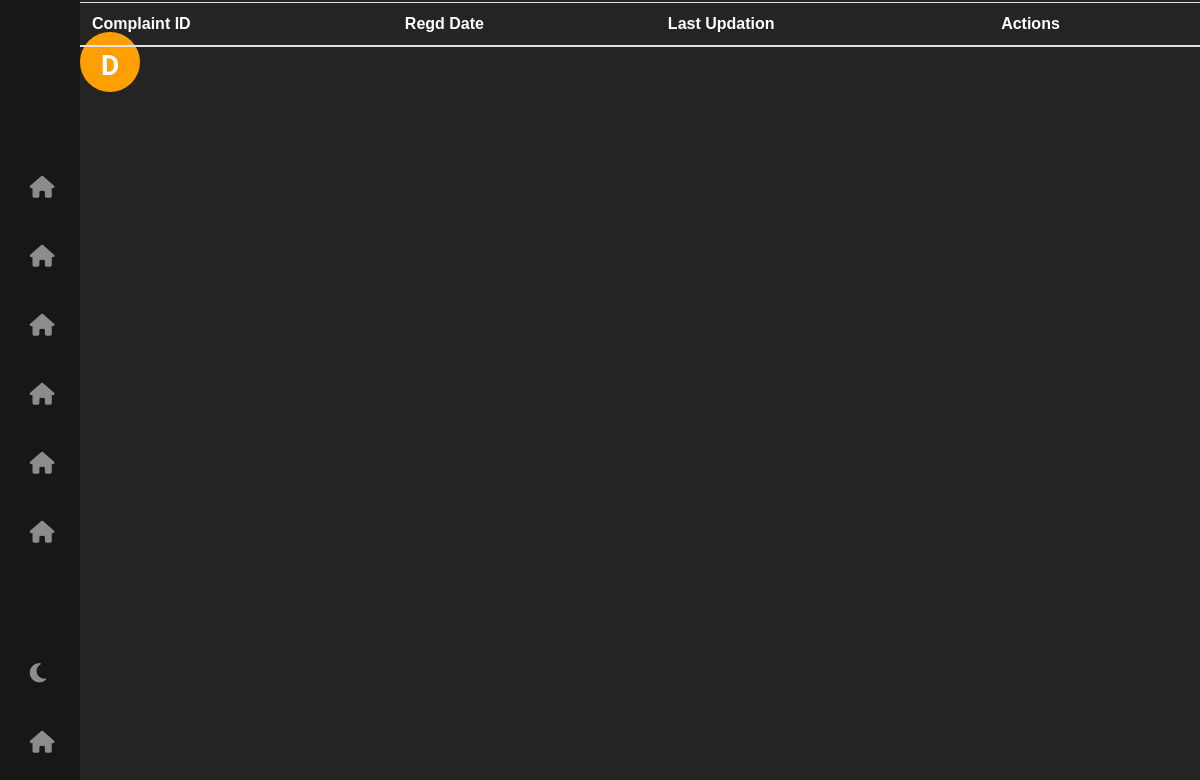
Page /php/complaintHistory.php (signed in) on the earlier database version.
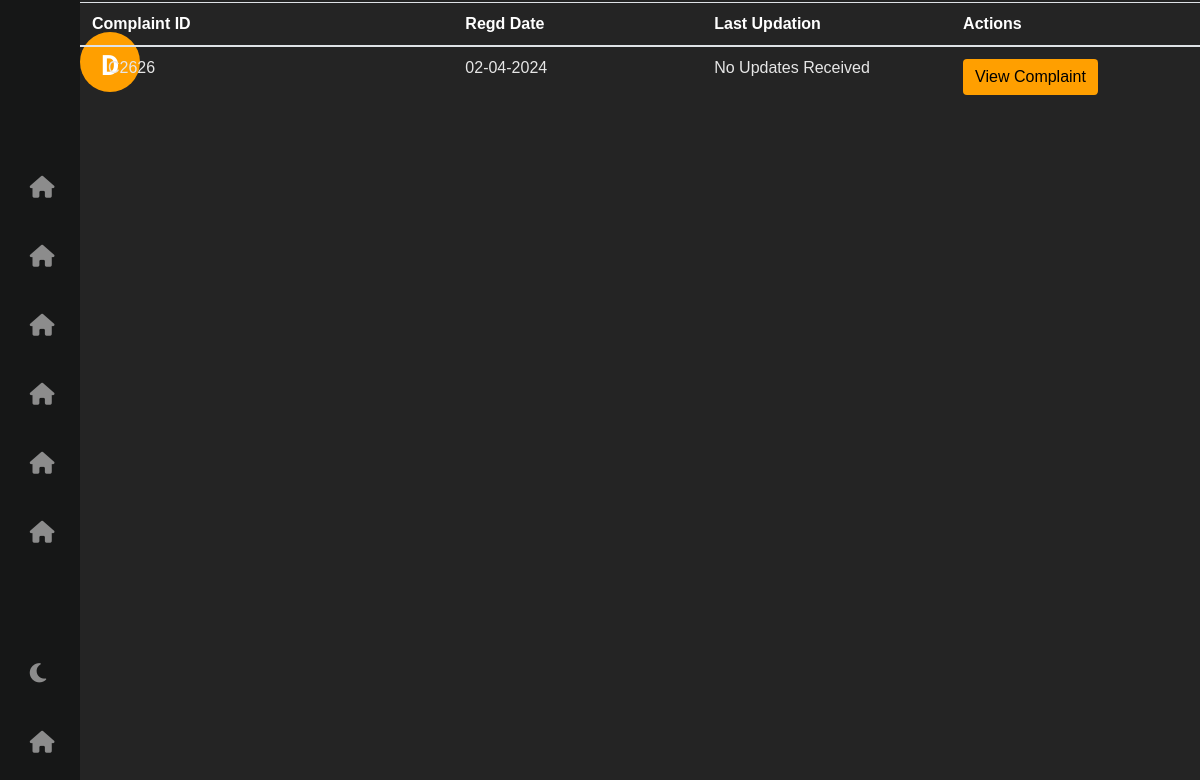
Same page on the later database version.
### tables this page shows
CREATE TABLE `complaints` (
  `username` varchar(50) NOT NULL,
  `complaint_id` varchar(10) NOT NULL,
  `complaint_type` varchar(20) NOT NULL,
  `subject` varchar(50) NOT NULL,
  `description` text NOT NULL,
  `folder` varchar(300) NOT NULL,
  `resolved_image` varchar(255) DEFAULT NULL,
  `time` datetime(2) NOT NULL DEFAULT current_timestamp(2),
  `resolved_time` datetime(2) DEFAULT NULL,
  `last_updation` datetime(2) DEFAULT NULL,
  `worker_assigned` varchar(50) DEFAULT NULL,
  `isApproved` int(2) NOT NULL,
  `isPriority` int(2) NOT NULL
);

### php/complaintHistory.php (the view, shortened to what this page needs)
<html lang="en" dir="ltr">
  <head>
    <link rel="stylesheet" href="https://cdnjs.cloudflare.com/ajax/libs/font-awesome/6.5.1/css/all.min.css" />
     <link rel="stylesheet" href="https://cdn.jsdelivr.net/npm/bootstrap@4.0.0/dist/css/bootstrap.min.css">
   </head>
<body>
<div class="nav">
        <div class="icon">
            <?php
                $u = $_SESSION["username"];
                $capitalizedu = ucfirst($u[0]);
            ?>
             <p><?php echo $capitalizedu ;?></p>
        </div>
        <div class="nav-content">
            <div>
                <i class="fa-solid fa-house"></i>
            </div>
            <div>
                <i class="fa-solid fa-house" ></i>
            </div>
            <div>
                <i class="fa-solid fa-house"></i>
            </div>
            <div>
                <i class="fa-solid fa-house" ></i>
            </div>
            <div>
                <i class="fa-solid fa-house" ></i>
            </div>
            <div>
                <i class="fa-solid fa-house" ></i>
            </div>
        </div>
        <div class="nav-content-down">
            <div onclick="toggle()" >
                <i class="fa-solid fa-moon" ></i>
            </div>
            <div>
                <i class="fa-solid fa-house"></i>
            </div>
        </div>
    </div>
    <div class="content">
    <table class="table bg-transparent text-white ">
            <thead class="bg-transparent">
              <tr>
                <th>Complaint ID</th>
                <th>Regd Date</th>
                <th>Last Updation</th>
                <th>Actions</th>
              </tr>
            </thead>
            <tbody>
            <?php
                include 'config.php' ;
                $sql = "SELECT * FROM complaints WHERE username = '".$_SESSION['username']."'";
                $result = $conn->query($sql);
                if ($result->num_rows > 0) {
                    while ($row = $result->fetch_assoc()) {
                        ?>
              <tr>
                <td class=" col-3">
                    <div class="ms-3 d-flex ml-3 ">
                      <p class="fw-bold mb-1" style="color: #E6E6E6;"><?php echo $row["complaint_id"] ?></p>
                    </div>
                  </div>
                <td class="col-2">
                  <p class="fw-normal mb-1 ml-0" style="color: #E6E6E6;" ><?php echo date("d-m-Y", strtotime($row['time'])); ?></p>
                </td>
                <td class=" col-2 " style="margin-right: 30px;">
                        <p class="fw-normal mb-1 ml-0" style="color: #E6E6E6;">
                            <?php
                            if ($row["last_updation"] == null) {
                                echo "No Updates Received";
                            } else {
                                echo date("d-m-Y", strtotime($row["last_updation"]));
                            }
                            ?>
                        </p>
                        </td>
                <td class=" col-2 "><a type="button" class="btn btn-primary" style = "background:#FF9F00 ; border:none; color:black;" href="../php/ComplaintInfo.php?id=<?php echo $row['complaint_id']; ?>">View Complaint</a></td>
              <?php
                    }
                }
            ?>
            </tbody>
          </table>
</div>
</body>
</html>

Differences in the rows shown:
added complaints: complaint "C2626", time "02-04-2024", shows "No Updates Received"
